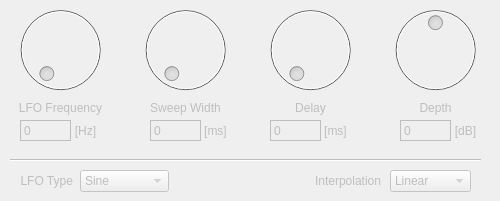
       <widget class="QWidget" name="tab_dl_voice_2">
        <property name="enabled">
         <bool>false</bool>
        </property>
        <attribute name="title">
         <string>Voice 2</string>
        </attribute>
        <widget class="QComboBox" name="comboBox_dl_lfo_type_2">
         <property name="geometry">
          <rect>
           <x>80</x>
           <y>170</y>
           <width>89</width>
           <height>22</height>
          </rect>
         </property>
         <item>
          <property name="text">
           <string>Sine</string>
          </property>
         </item>
         <item>
          <property name="text">
           <string>Triangular</string>
          </property>
         </item>
         <item>
          <property name="text">
           <string>Sawtooth</string>
          </property>
         </item>
         <item>
          <property name="text">
           <string>Square</string>
          </property>
         </item>
        </widget>
        <widget class="QLabel" name="label_dl_lfo_depth_2">
         <property name="geometry">
          <rect>
           <x>400</x>
           <y>120</y>
           <width>51</width>
           <height>21</height>
          </rect>
         </property>
         <property name="frameShape">
          <enum>QFrame::Box</enum>
         </property>
         <property name="frameShadow">
          <enum>QFrame::Plain</enum>
         </property>
         <property name="text">
          <string>0</string>
         </property>
        </widget>
        <widget class="QLabel" name="label_74">
         <property name="geometry">
          <rect>
           <x>12</x>
           <y>170</y>
           <width>61</width>
           <height>21</height>
          </rect>
         </property>
         <property name="text">
          <string>LFO Type</string>
         </property>
         <property name="alignment">
          <set>Qt::AlignRight|Qt::AlignTrailing|Qt::AlignVCenter</set>
         </property>
        </widget>
        <widget class="QDial" name="dial_dl_lfo_width_2">
         <property name="geometry">
          <rect>
           <x>130</x>
           <y>0</y>
           <width>111</width>
           <height>100</height>
          </rect>
         </property>
         <property name="minimum">
          <number>1</number>
         </property>
         <property name="maximum">
          <number>50</number>
         </property>
        </widget>
        <widget class="QDial" name="dial_dl_lfo_depth_2">
         <property name="geometry">
          <rect>
           <x>380</x>
           <y>0</y>
           <width>111</width>
           <height>100</height>
          </rect>
         </property>
         <property name="minimum">
          <number>-10</number>
         </property>
         <property name="maximum">
          <number>10</number>
         </property>
        </widget>
        <widget class="QLabel" name="label_75">
         <property name="geometry">
          <rect>
           <x>145</x>
           <y>100</y>
           <width>81</width>
           <height>16</height>
          </rect>
         </property>
         <property name="text">
          <string>Sweep Width</string>
         </property>
         <property name="alignment">
          <set>Qt::AlignCenter</set>
         </property>
        </widget>
        <widget class="QLabel" name="label_76">
         <property name="geometry">
          <rect>
           <x>320</x>
           <y>120</y>
           <width>31</width>
           <height>21</height>
          </rect>
         </property>
         <property name="text">
          <string>[ms]</string>
         </property>
         <property name="alignment">
          <set>Qt::AlignCenter</set>
         </property>
        </widget>
        <widget class="QLabel" name="label_dl_lfo_freq_2">
         <property name="geometry">
          <rect>
           <x>20</x>
           <y>120</y>
           <width>51</width>
           <height>21</height>
          </rect>
         </property>
         <property name="frameShape">
          <enum>QFrame::Box</enum>
         </property>
         <property name="frameShadow">
          <enum>QFrame::Plain</enum>
         </property>
         <property name="text">
          <string>0</string>
         </property>
        </widget>
        <widget class="Line" name="line_6">
         <property name="geometry">
          <rect>
           <x>10</x>
           <y>150</y>
           <width>471</width>
           <height>20</height>
          </rect>
         </property>
         <property name="orientation">
          <enum>Qt::Horizontal</enum>
         </property>
        </widget>
        <widget class="QDial" name="dial_dl_lfo_freq_2">
         <property name="geometry">
          <rect>
           <x>0</x>
           <y>0</y>
           <width>121</width>
           <height>100</height>
          </rect>
         </property>
         <property name="maximum">
          <number>100</number>
         </property>
        </widget>
        <widget class="QLabel" name="label_dl_lfo_delay_2">
         <property name="geometry">
          <rect>
           <x>270</x>
           <y>120</y>
           <width>51</width>
           <height>21</height>
          </rect>
         </property>
         <property name="frameShape">
          <enum>QFrame::Box</enum>
         </property>
         <property name="frameShadow">
          <enum>QFrame::Plain</enum>
         </property>
         <property name="text">
          <string>0</string>
         </property>
        </widget>
        <widget class="QLabel" name="label_dl_lfo_width_2">
         <property name="geometry">
          <rect>
           <x>150</x>
           <y>120</y>
           <width>51</width>
           <height>21</height>
          </rect>
         </property>
         <property name="frameShape">
          <enum>QFrame::Box</enum>
         </property>
         <property name="frameShadow">
          <enum>QFrame::Plain</enum>
         </property>
         <property name="text">
          <string>0</string>
         </property>
        </widget>
        <widget class="QDial" name="dial_dl_lfo_delay_2">
         <property name="geometry">
          <rect>
           <x>250</x>
           <y>0</y>
           <width>121</width>
           <height>100</height>
          </rect>
         </property>
         <property name="minimum">
          <number>1</number>
         </property>
         <property name="maximum">
          <number>50</number>
         </property>
        </widget>
        <widget class="QLabel" name="label_52">
         <property name="geometry">
          <rect>
           <x>410</x>
           <y>100</y>
           <width>51</width>
           <height>16</height>
          </rect>
         </property>
         <property name="text">
          <string>Depth</string>
         </property>
         <property name="alignment">
          <set>Qt::AlignCenter</set>
         </property>
        </widget>
        <widget class="QLabel" name="label_118">
         <property name="geometry">
          <rect>
           <x>440</x>
           <y>120</y>
           <width>51</width>
           <height>21</height>
          </rect>
         </property>
         <property name="text">
          <string>[dB]</string>
         </property>
         <property name="alignment">
          <set>Qt::AlignCenter</set>
         </property>
        </widget>
        <widget class="QLabel" name="label_77">
         <property name="geometry">
          <rect>
           <x>10</x>
           <y>100</y>
           <width>101</width>
           <height>16</height>
          </rect>
         </property>
         <property name="text">
          <string>LFO Frequency</string>
         </property>
         <property name="alignment">
          <set>Qt::AlignCenter</set>
         </property>
        </widget>
        <widget class="QLabel" name="label_78">
         <property name="geometry">
          <rect>
           <x>290</x>
           <y>100</y>
           <width>41</width>
           <height>16</height>
          </rect>
         </property>
         <property name="text">
          <string>Delay</string>
         </property>
         <property name="alignment">
          <set>Qt::AlignCenter</set>
         </property>
        </widget>
        <widget class="QComboBox" name="comboBox_dl_interpolation_2">
         <property name="enabled">
          <bool>false</bool>
         </property>
         <property name="geometry">
          <rect>
           <x>390</x>
           <y>170</y>
           <width>81</width>
           <height>22</height>
          </rect>
         </property>
         <item>
          <property name="text">
           <string>Linear</string>
          </property>
         </item>
         <item>
          <property name="text">
           <string>Cubic</string>
          </property>
         </item>
        </widget>
        <widget class="QLabel" name="label_79">
         <property name="geometry">
          <rect>
           <x>60</x>
           <y>120</y>
           <width>51</width>
           <height>21</height>
          </rect>
         </property>
         <property name="text">
          <string>[Hz]</string>
         </property>
         <property name="alignment">
          <set>Qt::AlignCenter</set>
         </property>
        </widget>
        <widget class="QLabel" name="label_80">
         <property name="enabled">
          <bool>false</bool>
         </property>
         <property name="geometry">
          <rect>
           <x>310</x>
           <y>170</y>
           <width>71</width>
           <height>21</height>
          </rect>
         </property>
         <property name="text">
          <string>Interpolation</string>
         </property>
         <property name="alignment">
          <set>Qt::AlignRight|Qt::AlignTrailing|Qt::AlignVCenter</set>
         </property>
        </widget>
        <widget class="QLabel" name="label_81">
         <property name="geometry">
          <rect>
           <x>200</x>
           <y>120</y>
           <width>31</width>
           <height>21</height>
          </rect>
         </property>
         <property name="text">
          <string>[ms]</string>
         </property>
         <property name="alignment">
          <set>Qt::AlignCenter</set>
         </property>
        </widget>
       </widget>
